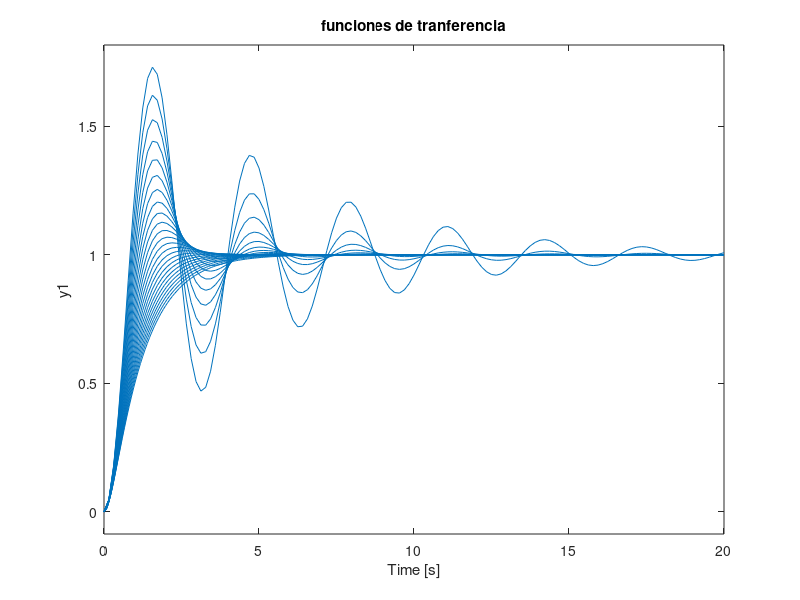

MATLAB code to generate this figure:
clc
clear
for cita = 0.1: 0.05: 1.3
k=1
w_n=2
num=[k*w_n^2]
den=[1 2*cita*w_n w_n^2]
g=tf(num,den)
%p=roots(den)
step(g,20)
hold on
grid
end
title('funciones de tranferencia')